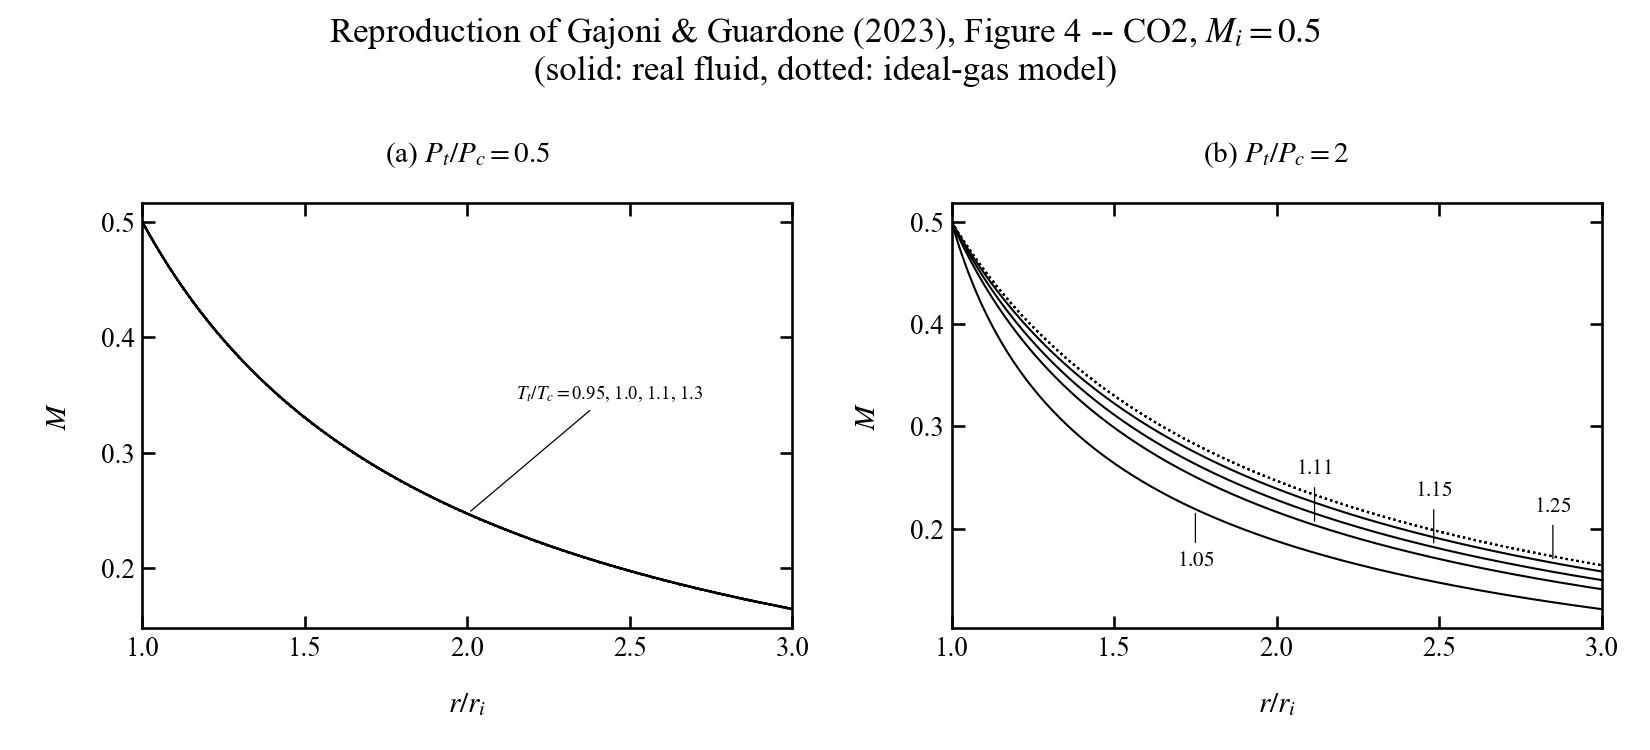

Generate this figure with Python:
"""
Reproduce Figure 4 of Gajoni & Guardone (JFM 2023): non-ideal planar
radial equilibrium for CO2, integrating Eq. (2.9) with RK45, from r~=1
(M=M_i) to r~=3.

Two panels, both with M_i = 0.5:
    (a) Pt/Pc = 0.5 (ideal-like), Tt/Tc = 0.95, 1, 1.1, 1.3
    (b) Pt/Pc = 2   (non-ideal),  Tt/Tc = 1.05, 1.11, 1.15, 1.25

Each panel also shows the ideal-gas analytic solution (Eq. 2.8, dotted)
for comparison, using gamma_ideal = lim_{P->0} cp(Tc,P)/cv(Tc,P) (Eq. 3.1).
"""

import numpy as np
import matplotlib.pyplot as plt
import jaxprop as jxp

from common import (
    get_fluid, find_rho_for_mach, integrate_radial_equilibrium,
    ideal_gas_gamma, ideal_gas_mach_profile,
)

jxp.set_plot_options(grid=False, minor_ticks=False)

FLUID_NAME = "CO2"
M_I = 0.5
R_TILDE_END = 3.0


def run_panel(ax, fluid, Pt_over_Pc, Tt_over_Tc_values, gamma_ideal, Tc, Pc,
              collapsed=False):
    """
    collapsed=True: curves are (nearly) on top of each other (panel a), so a
    single note is used instead of per-curve labels, which would overlap.

    Otherwise, each curve gets its own label placed directly on it, at a
    different r-position per curve (staggered), so labels fall in the gaps
    between curves rather than stacking on top of one another or of the
    lines themselves.
    """
    Pt = Pt_over_Pc * Pc
    n = len(Tt_over_Tc_values)
    r_labels = np.linspace(1.75, R_TILDE_END - 0.15, n)
    curves = []

    for Tt_over_Tc in Tt_over_Tc_values:
        Tt = Tt_over_Tc * Tc
        stag = fluid.get_state(jxp.PT_INPUTS, Pt, Tt)
        s0, h0, rho_stag = stag.s, stag.h, stag.rho

        rho_i = find_rho_for_mach(fluid, M_I, s0, h0, rho_stag)
        r_tilde, rho, M = integrate_radial_equilibrium(fluid, s0, h0, rho_i, R_TILDE_END)
        ax.plot(r_tilde, M, "-", lw=1.0, color="black")

        M_ideal = ideal_gas_mach_profile(M_I, gamma_ideal, r_tilde)
        ax.plot(r_tilde, M_ideal, ":", lw=1.0, color="black")

        curves.append((Tt_over_Tc, r_tilde, M))

    if collapsed:
        r_tilde_ref = np.linspace(1.0, R_TILDE_END, 50)
        M_ref = ideal_gas_mach_profile(M_I, gamma_ideal, r_tilde_ref)
        M_at_2 = np.interp(2.0, r_tilde_ref, M_ref)
        ax.annotate(
            r"$T_t/T_c=$" + ", ".join(str(v) for v in Tt_over_Tc_values),
            xy=(2.0, M_at_2), xytext=(2.15, M_at_2 + 0.10),
            fontsize=9, ha="left",
            arrowprops=dict(arrowstyle="-", lw=0.6, color="black"),
        )
    else:
        # Order curves by their M value (nested, non-crossing) so each
        # label can be nudged to sit in the gap above its own curve
        # without touching a neighboring one.
        curves_sorted = sorted(curves, key=lambda c: np.interp(2.0, c[1], c[2]))
        for i, (Tt_over_Tc, r_tilde, M) in enumerate(curves_sorted):
            r_lab = r_labels[i]
            M_lab = np.interp(r_lab, r_tilde, M)
            # The lowest curve is hemmed in from above by its neighbor, so
            # its label points down into the open space below instead.
            dy = -20 if i == 0 else 22
            va = "top" if i == 0 else "bottom"
            ax.annotate(rf"${Tt_over_Tc}$", xy=(r_lab, M_lab),
                        xytext=(0, dy), textcoords="offset points",
                        fontsize=10, ha="center", va=va,
                        arrowprops=dict(arrowstyle="-", lw=0.6, color="black"))

    ax.set_xlabel(r"$r/r_i$", fontsize=14)
    ax.set_ylabel(r"$M$", fontsize=14)
    ax.set_xlim(1, R_TILDE_END)
    ax.tick_params(axis="both", labelsize=13)


def main():
    fluid = get_fluid(FLUID_NAME)
    Tc, Pc = fluid.critical_point.T, fluid.critical_point.p
    gamma_ideal = ideal_gas_gamma(fluid, Tc)
    print(f"CO2: Tc={Tc:.2f} K, Pc={Pc:.1f} Pa, gamma_ideal(Tc)={gamma_ideal:.4f}")

    fig, (ax_a, ax_b) = plt.subplots(1, 2, figsize=(11, 5))

    run_panel(ax_a, fluid, 0.5, [0.95, 1.0, 1.1, 1.3], gamma_ideal, Tc, Pc,
              collapsed=True)
    ax_a.set_title(r"(a) $P_t/P_c=0.5$", fontsize=14)

    run_panel(ax_b, fluid, 2.0, [1.05, 1.11, 1.15, 1.25], gamma_ideal, Tc, Pc)
    ax_b.set_title(r"(b) $P_t/P_c=2$", fontsize=14)

    fig.suptitle("Reproduction of Gajoni & Guardone (2023), Figure 4 -- CO2, "
                  r"$M_i=0.5$" "\n(solid: real fluid, dotted: ideal-gas model)")
    plt.tight_layout()
    fig.savefig("figure4_co2_nonideal.png", dpi=150)
    plt.show()


if __name__ == "__main__":
    main()
